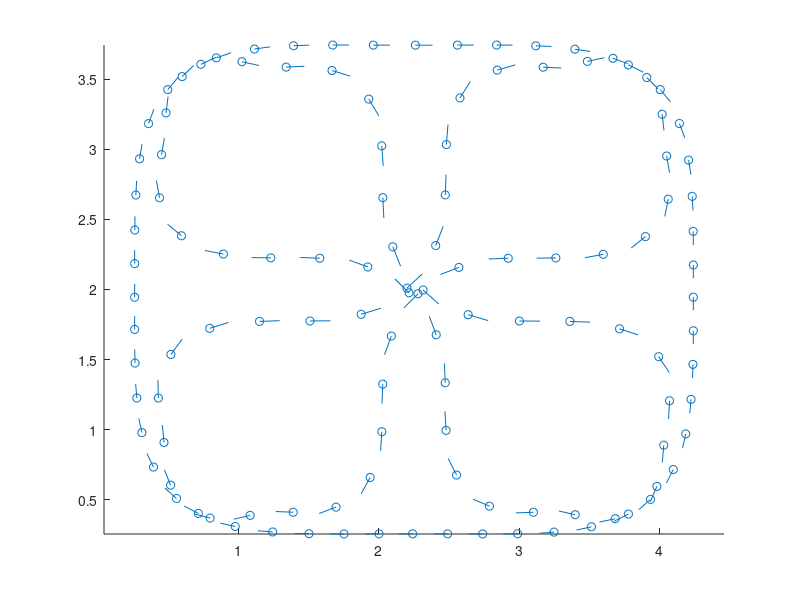

The MATLAB source for this figure:
function export_trajectory
     
    reference_path = dlmread('reference_path.csv');
    path_x = reference_path(:,1);
    path_y = reference_path(:,2);
    
    opt_result = load('optimization_checkpoint.mat');
    
    dx = circshift(path_x, -1, 1) - circshift(path_x, 1, 1);
    dy = circshift(path_y, -1, 1) - circshift(path_y, 1, 1);
    path_yaw = atan2(dy, dx);
    
    slice_time = 1:25:opt_result.p.Hp;
    dt_new = 25 * opt_result.p.dt;
    
    s = full(opt_result.Y_0(opt_result.p.idx_s));
    v = full(opt_result.Y_0(opt_result.p.idx_v));
    
    s = s(slice_time);
    v = v(slice_time);
    s_idx = round(s / opt_result.p.ds + 1);
    x = path_x(s_idx);
    y = path_y(s_idx);
    yaw = path_yaw(s_idx);
    vx = v .* cos(yaw);
    vy = v .* sin(yaw);
    t = ((1:length(slice_time))-1) * dt_new;
    T_loop = opt_result.p.Hp * opt_result.p.dt;
    T_gap = opt_result.p.delta_H_veh * opt_result.p.dt;
    
    clf
    hold on
    axis equal
    
    scatter(x,y)
    
    arrow_X = [x (x+0.1*vx) nan*x]';
    arrow_Y = [y (y+0.1*vy) nan*y]';
    
    plot(arrow_X(:), arrow_Y(:))
    
    cpp_file = fopen('test_loop_trajectory.hpp','w');
    
    fprintf(cpp_file, '#pragma once\n');
    fprintf(cpp_file, '#include "VehicleCommandTrajectory.hpp"\n');
    fprintf(cpp_file, 'static inline void get_test_loop_trajectory(\n');
    fprintf(cpp_file, '    std::vector<TrajectoryPoint> &points,\n');
    fprintf(cpp_file, '    uint64_t &loop_period_nanoseconds,\n');
    fprintf(cpp_file, '    uint64_t &vehicle_time_gap_nanoseconds,\n');
    fprintf(cpp_file, '    int &n_max_vehicles\n');
    fprintf(cpp_file, ')\n');
    fprintf(cpp_file, '{\n');
    fprintf(cpp_file, '    loop_period_nanoseconds = %uull;\n', uint64(T_loop*1e9));
    fprintf(cpp_file, '    vehicle_time_gap_nanoseconds = %uull;\n', uint64(T_gap*1e9));
    fprintf(cpp_file, '    n_max_vehicles = %i;\n', opt_result.p.nVeh);
    fprintf(cpp_file, '    points = \n');
    fprintf(cpp_file, '    {\n');
    for i = 1:length(x)
        fprintf(cpp_file, '        TrajectoryPoint(TimeStamp(%uull), %f, %f, %f, %f),\n',...
            uint64(t(i)*1e9), x(i), y(i), vx(i), vy(i));
    end
    fprintf(cpp_file, '    };\n');
    fprintf(cpp_file, '}\n');

    fclose(cpp_file);
    
end

